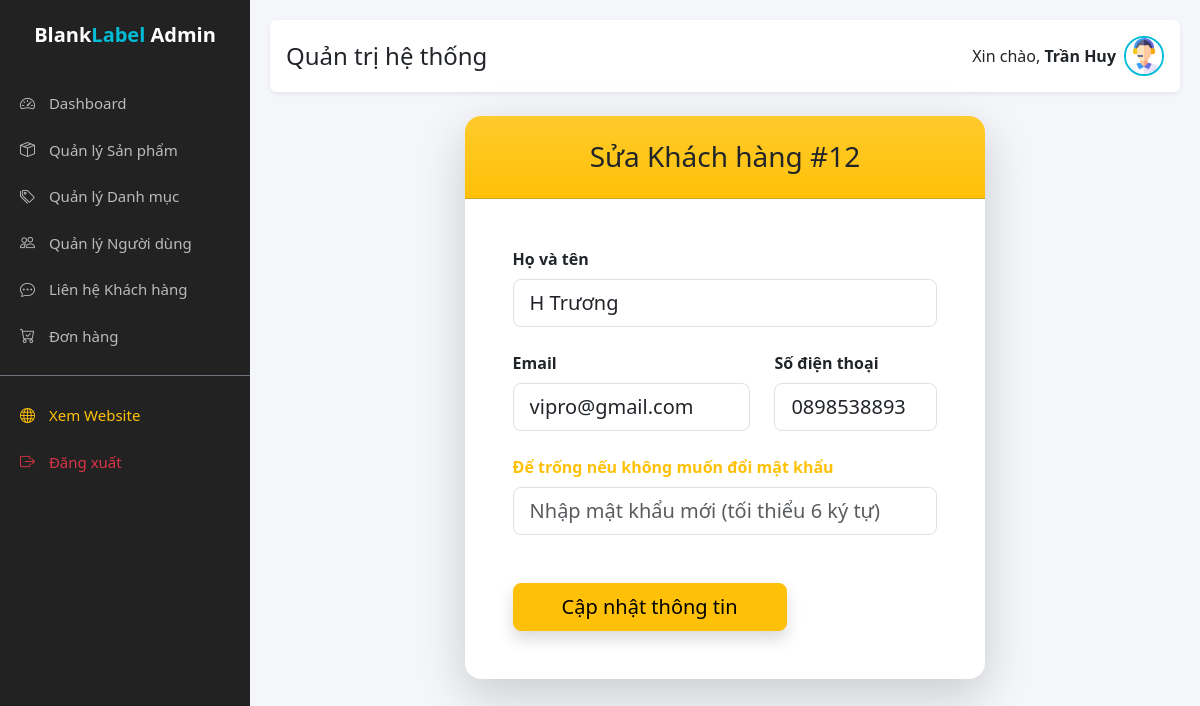
The app's page /admin/customer_edit.php?id=12 (signed in) with its own data.
### tables this page shows
CREATE TABLE `khach_hang` (
  `id_khach_hang` int(11) NOT NULL,
  `ho_ten` varchar(100) NOT NULL,
  `email` varchar(100) NOT NULL,
  `dien_thoai` varchar(20) DEFAULT NULL,
  `ngay_sinh` date DEFAULT NULL,
  `dia_chi` text DEFAULT NULL,
  `anh_dai_dien` varchar(255) DEFAULT NULL,
  `mat_khau` varchar(255) NOT NULL,
  `ngay_tao` datetime DEFAULT current_timestamp()
);

### admin/customer_edit.php (the view, shortened to what this page needs)
<?php include 'includes/header.php'; ?>
<?php
$id = intval($_GET['id']);
$result = $conn->query("SELECT * FROM khach_hang WHERE id_khach_hang = $id");
$customer = $result->fetch_assoc();
?>
<div class="row justify-content-center">
    <div class="col-lg-7">
        <div class="card shadow-lg border-0 rounded-4">
            <div class="card-header bg-gradient bg-warning text-dark text-center py-4 rounded-top-4">
                <h3 class="mb-0">Sửa Khách hàng #<?= $id ?></h3>
            </div>
            <div class="card-body p-5">
                <form method="POST" class="needs-validation" novalidate>
                    <div class="row g-4">
                        <div class="col-12">
                            <label class="form-label fw-bold">Họ và tên</label>
                            <input type="text" name="ho_ten" class="form-control form-control-lg" required
                                value="<?= htmlspecialchars($customer['ho_ten']) ?>">
                        </div>
                        <div class="col-md-7">
                            <label class="form-label fw-bold">Email</label>
                            <input type="email" name="email" class="form-control form-control-lg" required
                                value="<?= htmlspecialchars($customer['email']) ?>">
                        </div>
                        <div class="col-md-5">
                            <label class="form-label fw-bold">Số điện thoại</label>
                            <input type="text" name="dien_thoai" class="form-control form-control-lg"
                                value="<?= htmlspecialchars($customer['dien_thoai'] ?? '') ?>">
                        </div>
                        <div class="col-12">
                            <label class="form-label fw-bold text-warning">
                                Để trống nếu không muốn đổi mật khẩu
                            </label>
                            <input type="password" name="mat_khau" class="form-control form-control-lg"
                                placeholder="Nhập mật khẩu mới (tối thiểu 6 ký tự)">
                        </div>
                    </div>
                    <div class="d-flex gap-3 mt-5">
                        <button type="submit" class="btn btn-warning btn-lg px-5 shadow">
                            Cập nhật thông tin
                        </button>

### admin/includes/header.php (style rules this page uses)
:root { --primary-color: #00bcd4; --dark-bg: #222; }
body { background-color: #f4f6f9; }

### records on screen
khach_hang: ho_ten "H Trương", email "vipro@gmail.com", dien_thoai "0898538893"

### other values on screen
$_SESSION['admin_name'] "Trần Huy"
$id "12"
